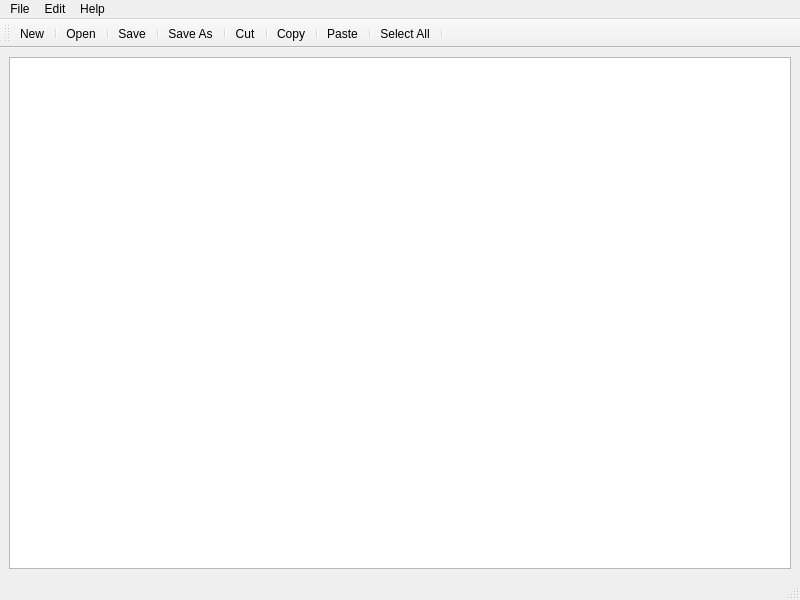
<?xml version="1.0" encoding="UTF-8"?>
<ui version="4.0">
 <class>MainWindow</class>
 <widget class="QMainWindow" name="MainWindow">
  <property name="geometry">
   <rect>
    <x>0</x>
    <y>0</y>
    <width>800</width>
    <height>600</height>
   </rect>
  </property>
  <property name="windowTitle">
   <string>MainWindow</string>
  </property>
  <widget class="QWidget" name="centralwidget">
   <layout class="QVBoxLayout" name="verticalLayout_2">
    <item>
     <layout class="QVBoxLayout" name="verticalLayout">
      <item>
       <widget class="QTextEdit" name="editor"/>
      </item>
     </layout>
    </item>
   </layout>
  </widget>
  <widget class="QMenuBar" name="menubar">
   <property name="geometry">
    <rect>
     <x>0</x>
     <y>0</y>
     <width>800</width>
     <height>26</height>
    </rect>
   </property>
   <widget class="QMenu" name="menumenu">
    <property name="title">
     <string>File</string>
    </property>
    <addaction name="actionNew"/>
    <addaction name="actionOpen"/>
    <addaction name="actionSave"/>
    <addaction name="actionSave_As"/>
    <addaction name="actionExit"/>
   </widget>
   <widget class="QMenu" name="menuEdit">
    <property name="title">
     <string>Edit</string>
    </property>
    <addaction name="actionCut"/>
    <addaction name="actionCopy"/>
    <addaction name="actionPaste"/>
    <addaction name="actionSelect_All"/>
   </widget>
   <widget class="QMenu" name="menuHelp">
    <property name="title">
     <string>Help</string>
    </property>
    <addaction name="actionAbout"/>
   </widget>
   <addaction name="menumenu"/>
   <addaction name="menuEdit"/>
   <addaction name="menuHelp"/>
  </widget>
  <widget class="QStatusBar" name="statusbar"/>
  <widget class="QToolBar" name="toolBar">
   <property name="windowTitle">
    <string>toolBar</string>
   </property>
   <attribute name="toolBarArea">
    <enum>TopToolBarArea</enum>
   </attribute>
   <attribute name="toolBarBreak">
    <bool>false</bool>
   </attribute>
   <addaction name="actionNew"/>
   <addaction name="separator"/>
   <addaction name="actionOpen"/>
   <addaction name="separator"/>
   <addaction name="actionSave"/>
   <addaction name="separator"/>
   <addaction name="actionSave_As"/>
   <addaction name="separator"/>
   <addaction name="actionCut"/>
   <addaction name="separator"/>
   <addaction name="actionCopy"/>
   <addaction name="separator"/>
   <addaction name="actionPaste"/>
   <addaction name="separator"/>
   <addaction name="actionSelect_All"/>
   <addaction name="separator"/>
  </widget>
  <action name="actionNew">
   <property name="icon">
    <iconset theme="QIcon::ThemeIcon::DocumentNew"/>
   </property>
   <property name="text">
    <string>New</string>
   </property>
   <property name="menuRole">
    <enum>QAction::MenuRole::NoRole</enum>
   </property>
  </action>
  <action name="actionOpen">
   <property name="icon">
    <iconset theme="QIcon::ThemeIcon::DocumentOpen"/>
   </property>
   <property name="text">
    <string>Open</string>
   </property>
   <property name="menuRole">
    <enum>QAction::MenuRole::NoRole</enum>
   </property>
  </action>
  <action name="actionSave">
   <property name="icon">
    <iconset theme="QIcon::ThemeIcon::DocumentSave"/>
   </property>
   <property name="text">
    <string>Save</string>
   </property>
   <property name="menuRole">
    <enum>QAction::MenuRole::NoRole</enum>
   </property>
  </action>
  <action name="actionSave_As">
   <property name="icon">
    <iconset theme="QIcon::ThemeIcon::DocumentSaveAs"/>
   </property>
   <property name="text">
    <string>Save As</string>
   </property>
   <property name="menuRole">
    <enum>QAction::MenuRole::NoRole</enum>
   </property>
  </action>
  <action name="actionCut">
   <property name="icon">
    <iconset theme="QIcon::ThemeIcon::EditCut"/>
   </property>
   <property name="text">
    <string>Cut</string>
   </property>
   <property name="menuRole">
    <enum>QAction::MenuRole::NoRole</enum>
   </property>
  </action>
  <action name="actionCopy">
   <property name="icon">
    <iconset theme="QIcon::ThemeIcon::EditCopy"/>
   </property>
   <property name="text">
    <string>Copy</string>
   </property>
   <property name="menuRole">
    <enum>QAction::MenuRole::NoRole</enum>
   </property>
  </action>
  <action name="actionPaste">
   <property name="icon">
    <iconset theme="QIcon::ThemeIcon::EditPaste"/>
   </property>
   <property name="text">
    <string>Paste</string>
   </property>
   <property name="menuRole">
    <enum>QAction::MenuRole::NoRole</enum>
   </property>
  </action>
  <action name="actionSelect_All">
   <property name="icon">
    <iconset theme="QIcon::ThemeIcon::EditSelectAll"/>
   </property>
   <property name="text">
    <string>Select All</string>
   </property>
   <property name="menuRole">
    <enum>QAction::MenuRole::NoRole</enum>
   </property>
  </action>
  <action name="actionExit">
   <property name="icon">
    <iconset theme="QIcon::ThemeIcon::ApplicationExit"/>
   </property>
   <property name="text">
    <string>Exit</string>
   </property>
   <property name="menuRole">
    <enum>QAction::MenuRole::NoRole</enum>
   </property>
  </action>
  <action name="actionAbout">
   <property name="icon">
    <iconset theme="QIcon::ThemeIcon::HelpAbout"/>
   </property>
   <property name="text">
    <string>About</string>
   </property>
   <property name="menuRole">
    <enum>QAction::MenuRole::NoRole</enum>
   </property>
  </action>
 </widget>
 <resources/>
 <connections/>
</ui>
